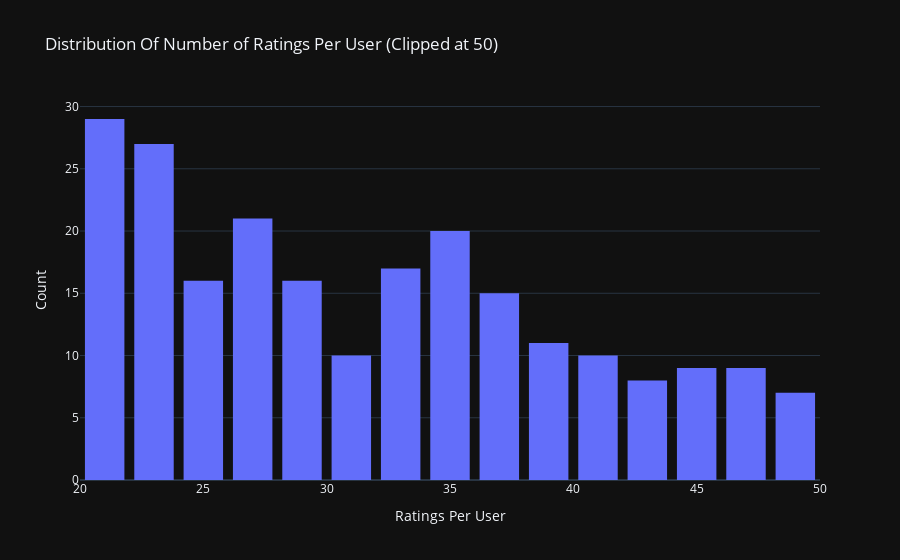

Notebook code cell kept with this figure:
### Markdown cell above
### Ratings Distribution By User

### Code cell
# Number of ratings per user
data = df.groupby('userID')['rating'].count().clip(upper=50)

# Create trace
trace = go.Histogram(x = data.values,
                     name = 'Ratings',
                     xbins = dict(start = 0,
                                  end = 50,
                                  size = 2))
# Create layout
layout = go.Layout(title = 'Distribution Of Number of Ratings Per User (Clipped at 50)',
                   xaxis = dict(title = 'Ratings Per User'),
                   yaxis = dict(title = 'Count'),
                   bargap = 0.2)

# Create plot
fig = go.Figure(data=[trace], layout=layout)
fig.show()

### Figure 1 — Plotly figure (JSON) as saved in the notebook; plotly's stock layout.template omitted (floating-point values rounded to 4 significant figures; data arrays with more than 128 entries replaced by an {"elided": "..."} marker saying what was removed)
{"data": [{"name": "Ratings", "x": {"elided": "610 int values"}, "xbins": {"end": 50, "size": 2, "start": 0}, "type": "histogram"}], "layout": {"bargap": 0.2, "title": {"text": "Distribution Of Number of Ratings Per User (Clipped at 50)"}, "xaxis": {"title": {"text": "Ratings Per User"}}, "yaxis": {"title": {"text": "Count"}}}}
